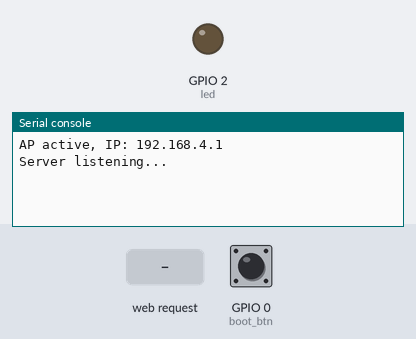
Bench run of a program on a simulated ESP32 board running MicroPython. On the bench: output pins drawn as LEDs (lit = HIGH), the last lines printed to the serial console. The inputs (shaded band) are chosen by the test bench; at power-on: GPIO 0 (boot_btn) HIGH. The board's own WiFi access point starts at once; the clock reads 2024-03-15 10:24:30 at power-on unless the program sets it; library files of the repository ran but are not shown: 1 file(s).

Above: at 1.2 s.
1.3 s: HTTP request GET / received
At 2.5 s:
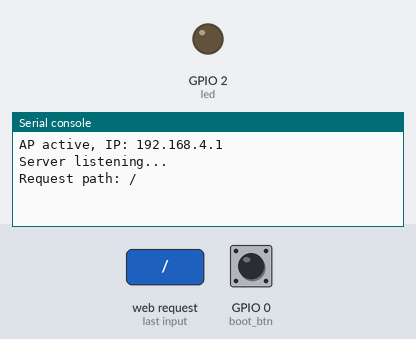
2.8 s: HTTP request GET /login received
At 3.9 s:
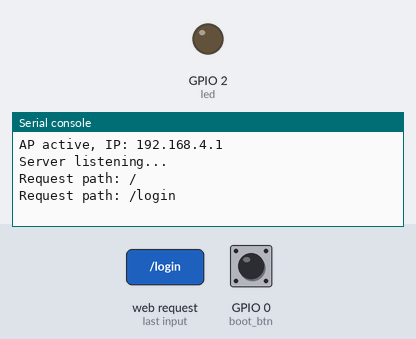
4.3 s: HTTP request GET /status received
At 5.0 s:
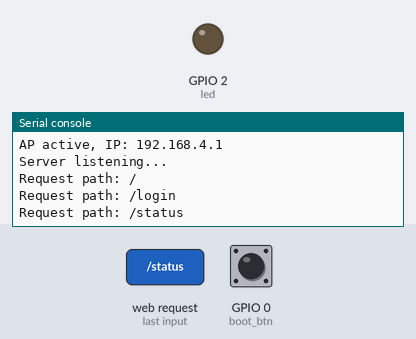

Measured:
- after the input at 1.3 s, the serial console: prints a new line at once (image 1)
- after the input at 2.8 s, the serial console: prints a new line at once (image 2)
- after the input at 4.3 s, the serial console: prints a new line at once (image 3)

The program:

main.py
```python
import network
import socket
from machine import Pin
import time
import gc

# --- LED et bouton BOOT ---
led = Pin(2, Pin.OUT)
boot_btn = Pin(0, Pin.IN, Pin.PULL_UP)
last_btn_state = 1
badge_present = False
badge_start_time = None
BADGE_TIMEOUT = 10  # secondes

# --- Badge valide ---
valid_rfid = ["123456789"]
badge_status = "En attente"

# --- HTML pages ---
index_html = """<!DOCTYPE html>
<html>
<head><meta charset="utf-8"><title>ESP32 Home</title></head>
<body>
<h1>Bienvenue sur l'ESP32</h1>
<a href="/login">Se connecter</a>
</body>
</html>
"""

login_html = """<!DOCTYPE html>
<html>
<head><meta charset="utf-8"><title>RFID Login</title></head>
<body>
<h1>Connexion RFID</h1>
<p id="status">Lecture du badge...</p>
<script>
var interval = setInterval(function(){
    fetch('/status').then(r => r.text()).then(s => {
        document.getElementById('status').innerText = s;
        if(s.includes('OK')) window.location='/success';
        if(s.includes('TIMEOUT')) clearInterval(interval);
    });
}, 500);
</script>
</body>
</html>
"""

success_html = """<!DOCTYPE html>
<html>
<head><meta charset="utf-8"><title>Success</title></head>
<body>
<h1>Badge validé! Accès autorisé.</h1>
<a href="/">Retour à l'accueil</a>
</body>
</html>
"""

# --- AP Wi-Fi ---
ap = network.WLAN(network.AP_IF)
ap.active(True)
ap.config(essid="ESP32_AP", password="12345678")
print("AP active, IP:", ap.ifconfig()[0])

# --- Serveur HTTP ---
s = socket.socket(socket.AF_INET, socket.SOCK_STREAM)
s.bind(('0.0.0.0', 80))
s.listen(5)
print("Server listening...")

while True:
    # --- Vérifier bouton BOOT ---
    current = boot_btn.value()
    if last_btn_state == 1 and current == 0:
        badge_present = True
        print("BOOT pressed → badge simulé")
        time.sleep(0.2)
    last_btn_state = current

    # --- Accepter connexions HTTP ---
    conn, addr = s.accept()
    try:
        req = conn.recv(1024).decode()
        path = req.split(' ')[1]
        print("Request path:", path)

        if path == "/":
            conn.send(b"HTTP/1.0 200 OK\r\nContent-type: text/html\r\n\r\n")
            conn.send(index_html.encode())

        elif path == "/login":
            badge_status = "Lecture du badge..."
            badge_start_time = time.time()
            badge_present = False
            conn.send(b"HTTP/1.0 200 OK\r\nContent-type: text/html\r\n\r\n")
            conn.send(login_html.encode())

        elif path == "/status":
            now = time.time()
            if badge_present:
                if "123456789" in valid_rfid:
                    led.value(1)
                    badge_status = "Badge OK! LED allumée"
                else:
                    led.value(0)
                    badge_status = "Badge refusé"
                badge_present = False
                badge_start_time = None
            elif badge_start_time and (now - badge_start_time) > BADGE_TIMEOUT:
                badge_status = "TIMEOUT"
                badge_start_time = None
            conn.send(b"HTTP/1.0 200 OK\r\nContent-type: text/plain\r\n\r\n")
            conn.send(badge_status.encode())

        elif path == "/success":
            conn.send(b"HTTP/1.0 200 OK\r\nContent-type: text/html\r\n\r\n")
            conn.send(success_html.encode())

        else:
            conn.send(b"HTTP/1.0 404 Not Found\r\n\r\n")
        conn.close()
    except Exception as e:
        print("Error:", e)
        conn.close()
    finally:
        gc.collect()
```
